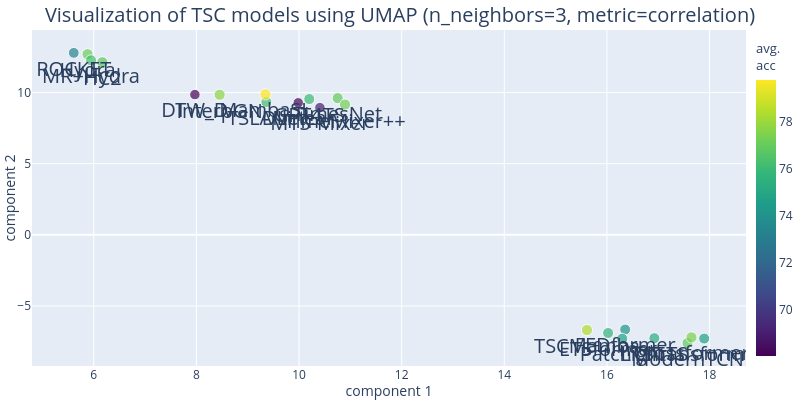
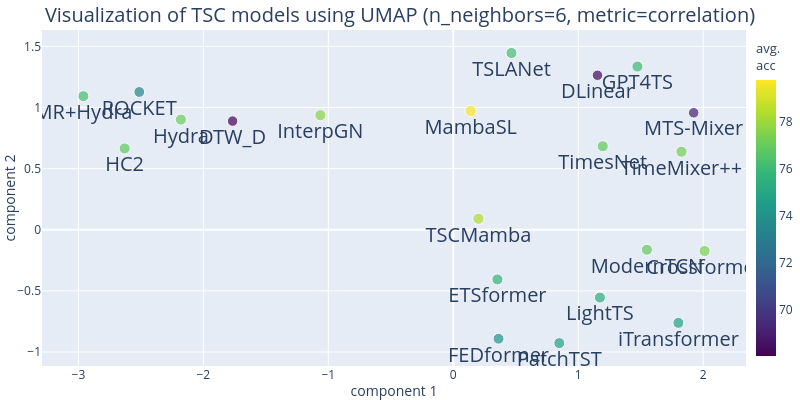

Notebook code for these charts, in order:
### Markdown cell above
### UMAP

### Code cell
from umap import UMAP

for i, k in enumerate([3, 6, 9, 12, 15]):
    reduction = UMAP(n_components=2, n_neighbors=k, metric="correlation",
                     random_state=0, n_jobs=1)
    X_umap = reduction.fit_transform(df)
    df_umap = pd.DataFrame(X_umap, columns=['x', 'y'])
    df_umap['model'] = df.index
    df_umap['acc'] = df.mean(axis=1).values


    fig = px.scatter(df_umap, x='x', y='y', text='model', 
                    labels={'x': 'component 1', 'y': 'component 2'},
                    color='acc',
                    color_continuous_scale=px.colors.sequential.Viridis,
                    size='acc',
                    size_max=8,
                    opacity=0.7)
    # fig size
    fig.update_layout(width=800, height=400)
    # title
    fig.update_layout(title=f'Visualization of TSC models using UMAP (n_neighbors={k}, metric=correlation)', 
                        title_x=0.5,  # center the title
                        title_y=0.98,
                        title_font=dict(size=20))
    # tight layout
    fig.update_layout(
        coloraxis_colorbar=dict(
            title="avg.<br>acc",
            title_font=dict(size=13),
            tickmode="array",
            tickvals=list(range(70,80,2)),
            lenmode="fraction",
            thickness=20,
            len=1,
            yanchor="middle",
            y=0.5,
            xanchor="left",
            x=1.0,
        ),
    )
    fig.update_layout(margin=dict(l=0, r=0, t=30, b=15))
    fig.update_xaxes(title_standoff=7)
    fig.update_yaxes(title_standoff=7)

    # text size
    fig.update_traces(textfont_size=20)
    fig.update_traces(textposition='bottom center')
    fig.update_layout(showlegend=False)
    fig.show()

    # # save the figure
    write_image(fig, f'figures_tmp/umap_neighbors{k}.pdf', width=800, height=400, scale=2, format='pdf')

### Figure 1 — Plotly figure (JSON) as saved in the notebook; plotly's stock layout.template omitted (floating-point values rounded to 4 significant figures)
{"data": [{"hovertemplate": "component 1=%{x}<br>component 2=%{y}<br>acc=%{marker.color}<br>model=%{text}<extra></extra>", "legendgroup": "", "marker": {"color": [68.02, 73.31, 76.87, 77.12, 76.32, 68.25, 75.31, 69.0, 76.92, 76.94, 76.26, 77.28, 74.13, 75.72, 77.43, 74.73, 76.06, 74.8, 77.7, 78.4, 79.8], "coloraxis": "coloraxis", "opacity": 0.7, "size": [68.02, 73.31, 76.87, 77.12, 76.32, 68.25, 75.31, 69.0, 76.92, 76.94, 76.26, 77.28, 74.13, 75.72, 77.43, 74.73, 76.06, 74.8, 77.7, 78.4, 79.8], "sizemode": "area", "sizeref": 1.247, "symbol": "circle"}, "mode": "markers+text", "name": "", "orientation": "v", "showlegend": false, "text": ["DTW_D", "ROCKET", "HC2", "Hydra", "MR+Hydra", "DLinear", "LightTS", "MTS-Mixer", "TimesNet", "ModernTCN", "TSLANet", "TimeMixer++", "FEDformer", "ETSformer", "Crossformer", "PatchTST", "GPT4TS", "iTransformer", "InterpGN", "TSCMamba", "MambaSL"], "textfont": {"size": 20}, "textposition": "bottom center", "type": "scatter", "x": [7.97, 5.61, 6.168, 5.878, 5.946, 9.984, 16.92, 10.41, 10.75, 17.57, 9.363, 10.9, 16.36, 16.02, 17.65, 16.3, 10.2, 17.9, 8.453, 15.61, 9.346], "xaxis": "x", "y": [9.859, 12.79, 12.13, 12.7, 12.27, 9.28, -7.264, 8.941, 9.608, -7.602, 9.337, 9.159, -6.656, -6.9, -7.21, -7.299, 9.544, -7.289, 9.848, -6.693, 9.874], "yaxis": "y"}], "layout": {"coloraxis": {"colorbar": {"len": 1, "lenmode": "fraction", "thickness": 20, "tickmode": "array", "tickvals": [70, 72, 74, 76, 78], "title": {"font": {"size": 13}, "text": "avg.<br>acc"}, "x": 1, "xanchor": "left", "y": 0.5, "yanchor": "middle"}, "colorscale": [[0, "#440154"], [0.1111, "#482878"], [0.2222, "#3e4989"], [0.3333, "#31688e"], [0.4444, "#26828e"], [0.5556, "#1f9e89"], [0.6667, "#35b779"], [0.7778, "#6ece58"], [0.8889, "#b5de2b"], [1, "#fde725"]]}, "height": 400, "legend": {"itemsizing": "constant", "tracegroupgap": 0}, "margin": {"b": 15, "l": 0, "r": 0, "t": 30}, "showlegend": false, "title": {"font": {"size": 20}, "text": "Visualization of TSC models using UMAP (n_neighbors=3, metric=correlation)", "x": 0.5, "y": 0.98}, "width": 800, "xaxis": {"anchor": "y", "domain": [0, 1], "title": {"standoff": 7, "text": "component 1"}}, "yaxis": {"anchor": "x", "domain": [0, 1], "title": {"standoff": 7, "text": "component 2"}}}}

### Figure 2 — Plotly figure (JSON) as saved in the notebook; plotly's stock layout.template omitted (floating-point values rounded to 4 significant figures)
{"data": [{"hovertemplate": "component 1=%{x}<br>component 2=%{y}<br>acc=%{marker.color}<br>model=%{text}<extra></extra>", "legendgroup": "", "marker": {"color": [68.02, 73.31, 76.87, 77.12, 76.32, 68.25, 75.31, 69.0, 76.92, 76.94, 76.26, 77.28, 74.13, 75.72, 77.43, 74.73, 76.06, 74.8, 77.7, 78.4, 79.8], "coloraxis": "coloraxis", "opacity": 0.7, "size": [68.02, 73.31, 76.87, 77.12, 76.32, 68.25, 75.31, 69.0, 76.92, 76.94, 76.26, 77.28, 74.13, 75.72, 77.43, 74.73, 76.06, 74.8, 77.7, 78.4, 79.8], "sizemode": "area", "sizeref": 1.247, "symbol": "circle"}, "mode": "markers+text", "name": "", "orientation": "v", "showlegend": false, "text": ["DTW_D", "ROCKET", "HC2", "Hydra", "MR+Hydra", "DLinear", "LightTS", "MTS-Mixer", "TimesNet", "ModernTCN", "TSLANet", "TimeMixer++", "FEDformer", "ETSformer", "Crossformer", "PatchTST", "GPT4TS", "iTransformer", "InterpGN", "TSCMamba", "MambaSL"], "textfont": {"size": 20}, "textposition": "bottom center", "type": "scatter", "x": [-1.766, -2.513, -2.63, -2.18, -2.96, 1.154, 1.173, 1.924, 1.196, 1.55, 0.4656, 1.826, 0.3621, 0.3534, 2.011, 0.8484, 1.474, 1.801, -1.064, 0.2012, 0.1397], "xaxis": "x", "y": [0.8888, 1.127, 0.665, 0.9007, 1.092, 1.263, -0.5548, 0.9566, 0.6827, -0.1636, 1.446, 0.6381, -0.8913, -0.4061, -0.1742, -0.9269, 1.335, -0.7615, 0.9368, 0.09014, 0.972], "yaxis": "y"}], "layout": {"coloraxis": {"colorbar": {"len": 1, "lenmode": "fraction", "thickness": 20, "tickmode": "array", "tickvals": [70, 72, 74, 76, 78], "title": {"font": {"size": 13}, "text": "avg.<br>acc"}, "x": 1, "xanchor": "left", "y": 0.5, "yanchor": "middle"}, "colorscale": [[0, "#440154"], [0.1111, "#482878"], [0.2222, "#3e4989"], [0.3333, "#31688e"], [0.4444, "#26828e"], [0.5556, "#1f9e89"], [0.6667, "#35b779"], [0.7778, "#6ece58"], [0.8889, "#b5de2b"], [1, "#fde725"]]}, "height": 400, "legend": {"itemsizing": "constant", "tracegroupgap": 0}, "margin": {"b": 15, "l": 0, "r": 0, "t": 30}, "showlegend": false, "title": {"font": {"size": 20}, "text": "Visualization of TSC models using UMAP (n_neighbors=6, metric=correlation)", "x": 0.5, "y": 0.98}, "width": 800, "xaxis": {"anchor": "y", "domain": [0, 1], "title": {"standoff": 7, "text": "component 1"}}, "yaxis": {"anchor": "x", "domain": [0, 1], "title": {"standoff": 7, "text": "component 2"}}}}
